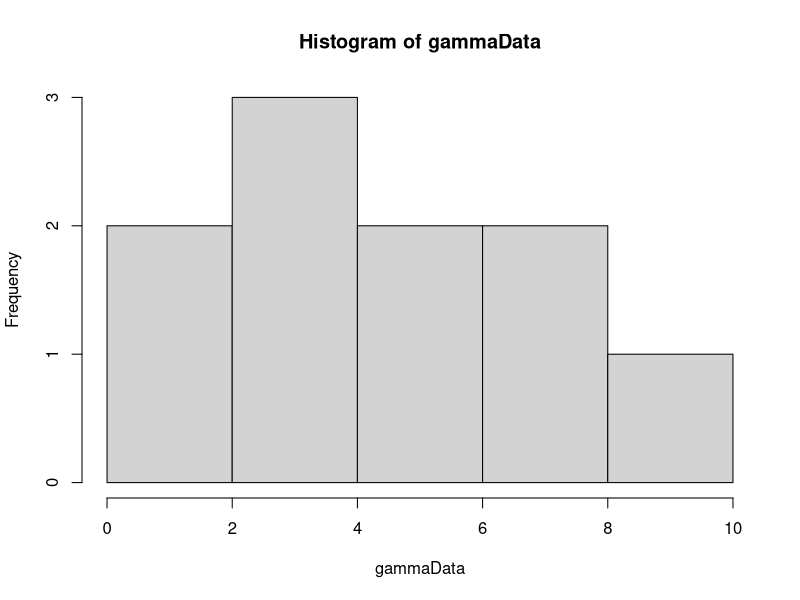
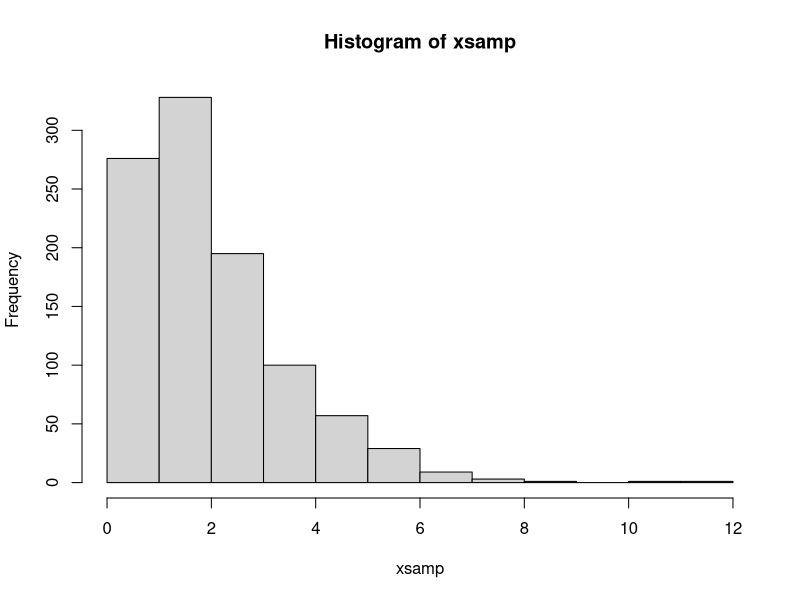
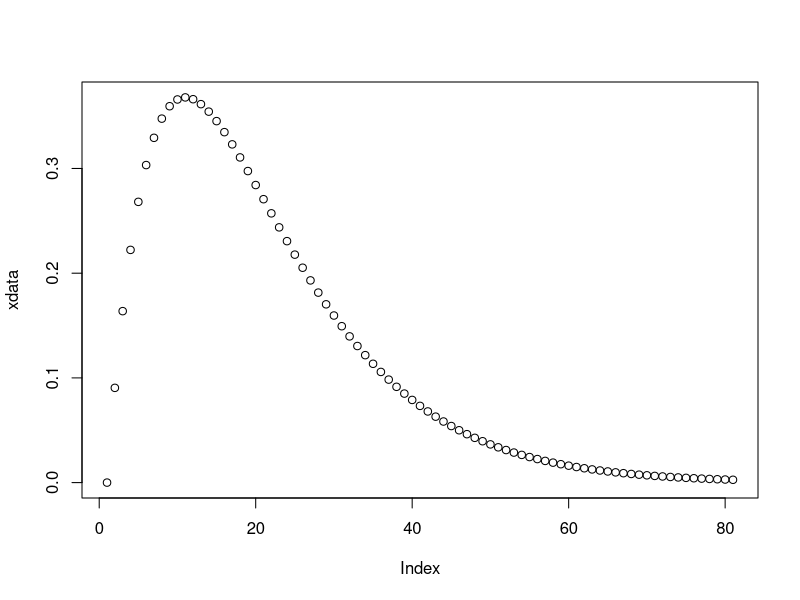
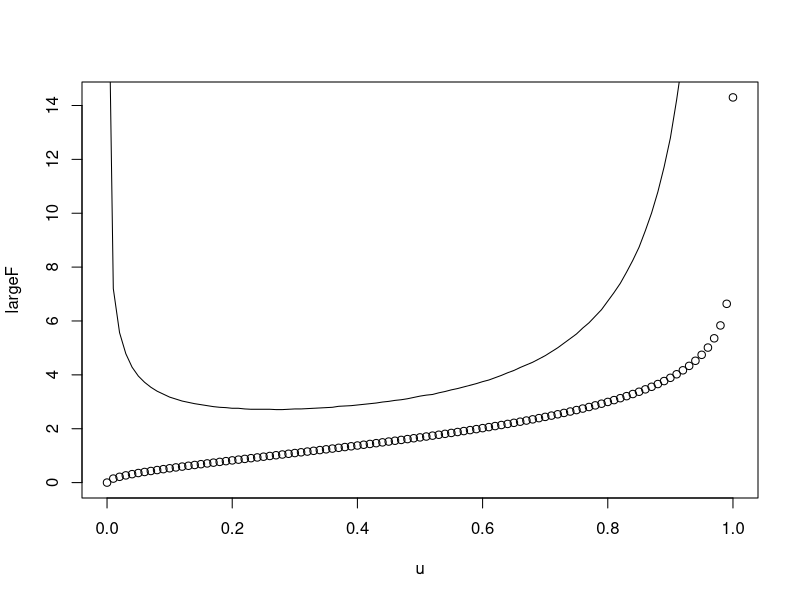
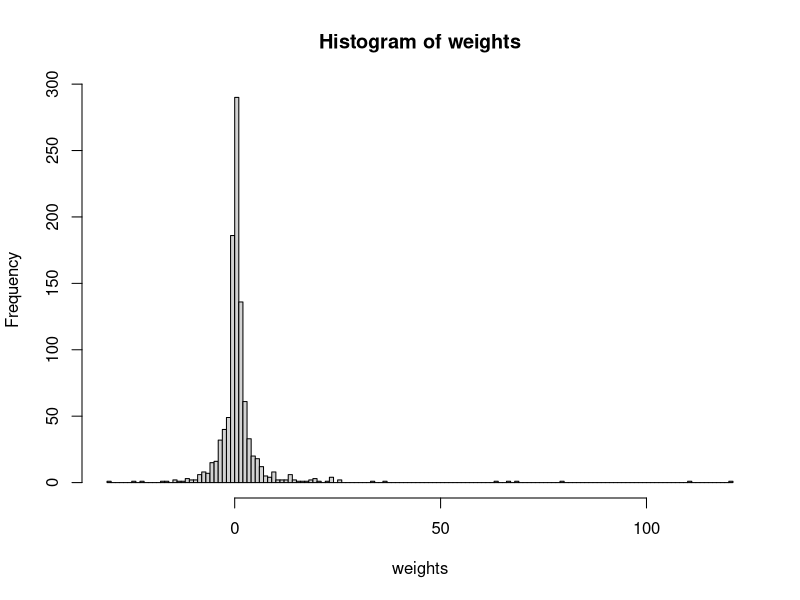

Recreate these plots in R, in order.
library(MCMCpack)


calcWeight <- function(gammaInv, diffGammaInv) {
  weight = (1/length(gammaInv))*(sum(diffGammaInv/gammaInv)) - sum(diffGammaInv)/sum(gammaInv)
  return(weight)
}

invGammaCumulative <- function(u, alpha) {
  x = 0
  stepSize = 0.1
  tolerance = 0.00001
  direction = 1
  integralValue = 0
  
  while(abs(integralValue - u) > tolerance){
    x = x + direction*stepSize
    if(x<0) {
      x = 0
      direction = 1
    }
    
    if(method == "integrate") {
      integral = integrate(gammaDensity, 0, x)
      integralValue = integral$value  
    } else if(method == "pgamma") {
      integral = pgamma(x, shape=alpha, scale=1)
      integralValue = integral
    }
    
    
    # Going left and pass the point
    if ((u > integralValue) && (direction == -1)) {
      stepSize = stepSize/2
      direction = 1
    }
    
    # Going right and pass the point
    if ((u < integralValue) && (direction == 1)) {
      stepSize = stepSize/2
      direction = -1
    }
  }
  return(x)
}

diffInvGammaCumulative <- function(u) {
  if(u+hStep < 1) {
    firstPoint = invGammaCumulative(u, alpha)
    secondPoint = invGammaCumulative(u+hStep, alpha)
    return((secondPoint - firstPoint)/hStep)  
  } else {
    firstPoint = invGammaCumulative(u-hStep, alpha)
    secondPoint = invGammaCumulative(u, alpha)
    return((secondPoint - firstPoint)/hStep)  
  }
}

gammaDensity <- function(x) {
  return(dgamma(x, alpha,1))  
}

alpha = 2
beta = 2
hStep = 0.004
method = "pgamma"
NUM_SAMPLES = 1000
NUM_POINTS = 10

# Generate data
gammaData = rgamma(NUM_POINTS, shape=alpha, scale = beta)
hist(gammaData)


# Testing
xsamp = rep(0, NUM_SAMPLES)
for(i in 1:NUM_SAMPLES) {
  u = runif(1)
  xsamp[i] = invGammaCumulative(u, alpha)
}
hist(xsamp)
xdata = dgamma(seq(0,8, by=0.1),2)
plot(xdata)

u = seq(0,1,by=0.01)
largeF = rep(0,length(u))
diffF = rep(0,length(u)-1)
for(i in 1:length(u)) {
  largeF[i] = invGammaCumulative(u[i],alpha)
  if(i<length(u)) {
    diffF[i] = diffInvGammaCumulative(u[i])  
  }
  print(i)
}
plot(u,largeF)
lines(u[1:100],diffF)

NUM_POINTS = 20
weights = rep(0, NUM_SAMPLES)
for(i in 1:NUM_SAMPLES) {
  u = runif(NUM_POINTS)
  diffF = rep(0, NUM_POINTS)
  invF = rep(0, NUM_POINTS)
  for(j in 1:NUM_POINTS) {
    invF[j] = invGammaCumulative(u[j], alpha)
    diffF[j] = diffInvGammaCumulative(u[j])
  }
  weights[i] = calcWeight(invF, diffF)
  print(i)
}

hist(weights, breaks = 200)
